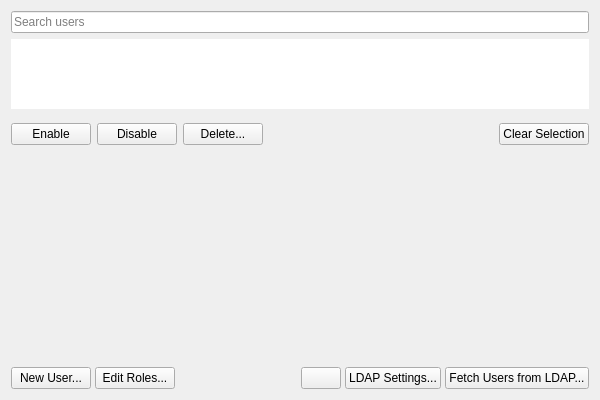
<?xml version="1.0" encoding="UTF-8"?>
<ui version="4.0">
 <class>QnUserManagementWidget</class>
 <widget class="QWidget" name="QnUserManagementWidget">
  <property name="geometry">
   <rect>
    <x>0</x>
    <y>0</y>
    <width>600</width>
    <height>400</height>
   </rect>
  </property>
  <layout class="QVBoxLayout" name="mainVerticalLayout" stretch="0,0">
   <item>
    <layout class="QVBoxLayout" name="verticalLayout" stretch="0,1,0,0">
     <item>
      <widget class="QLineEdit" name="filterLineEdit">
       <property name="placeholderText">
        <string>Search users</string>
       </property>
       <property name="clearButtonEnabled">
        <bool>true</bool>
       </property>
      </widget>
     </item>
     <item>
      <widget class="nx::vms::client::desktop::TreeView" name="usersTable">
       <property name="sizePolicy">
        <sizepolicy hsizetype="Expanding" vsizetype="Maximum">
         <horstretch>0</horstretch>
         <verstretch>0</verstretch>
        </sizepolicy>
       </property>
       <property name="focusPolicy">
        <enum>Qt::TabFocus</enum>
       </property>
       <property name="frameShape">
        <enum>QFrame::NoFrame</enum>
       </property>
       <property name="sizeAdjustPolicy">
        <enum>QAbstractScrollArea::AdjustToContents</enum>
       </property>
       <property name="selectionMode">
        <enum>QAbstractItemView::NoSelection</enum>
       </property>
       <property name="selectionBehavior">
        <enum>QAbstractItemView::SelectRows</enum>
       </property>
       <property name="rootIsDecorated">
        <bool>false</bool>
       </property>
       <property name="sortingEnabled">
        <bool>true</bool>
       </property>
       <property name="allColumnsShowFocus">
        <bool>true</bool>
       </property>
       <attribute name="headerStretchLastSection">
        <bool>false</bool>
       </attribute>
      </widget>
     </item>
     <item>
      <layout class="QHBoxLayout" name="horizontalLayout_1">
       <property name="topMargin">
        <number>8</number>
       </property>
       <property name="bottomMargin">
        <number>8</number>
       </property>
       <item>
        <widget class="QPushButton" name="enableSelectedButton">
         <property name="text">
          <string>Enable</string>
         </property>
        </widget>
       </item>
       <item>
        <widget class="QPushButton" name="disableSelectedButton">
         <property name="text">
          <string>Disable</string>
         </property>
        </widget>
       </item>
       <item>
        <widget class="QPushButton" name="deleteSelectedButton">
         <property name="text">
          <string>Delete...</string>
         </property>
        </widget>
       </item>
       <item>
        <spacer name="horizontalSpacer_1">
         <property name="orientation">
          <enum>Qt::Horizontal</enum>
         </property>
         <property name="sizeHint" stdset="0">
          <size>
           <width>40</width>
           <height>20</height>
          </size>
         </property>
        </spacer>
       </item>
       <item>
        <widget class="QPushButton" name="clearSelectionButton">
         <property name="text">
          <string>Clear Selection</string>
         </property>
        </widget>
       </item>
      </layout>
     </item>
     <item>
      <spacer name="verticalSpacer">
       <property name="orientation">
        <enum>Qt::Vertical</enum>
       </property>
       <property name="sizeHint" stdset="0">
        <size>
         <width>1</width>
         <height>1</height>
        </size>
       </property>
      </spacer>
     </item>
    </layout>
   </item>
   <item>
    <layout class="QHBoxLayout" name="horizontalLayout_2">
     <property name="spacing">
      <number>4</number>
     </property>
     <property name="topMargin">
      <number>0</number>
     </property>
     <item>
      <widget class="QPushButton" name="createUserButton">
       <property name="text">
        <string>New User...</string>
       </property>
      </widget>
     </item>
     <item>
      <widget class="QPushButton" name="rolesButton">
       <property name="text">
        <string>Edit Roles...</string>
       </property>
      </widget>
     </item>
     <item>
      <spacer name="horizontalSpacer_2">
       <property name="orientation">
        <enum>Qt::Horizontal</enum>
       </property>
       <property name="sizeHint" stdset="0">
        <size>
         <width>40</width>
         <height>0</height>
        </size>
       </property>
      </spacer>
     </item>
     <item>
      <widget class="nx::vms::client::desktop::HintButton" name="ldapTooltip" native="true"/>
     </item>
     <item>
      <widget class="QPushButton" name="ldapSettingsButton">
       <property name="text">
        <string>LDAP Settings...</string>
       </property>
      </widget>
     </item>
     <item>
      <widget class="QPushButton" name="fetchButton">
       <property name="text">
        <string>Fetch Users from LDAP...</string>
       </property>
      </widget>
     </item>
    </layout>
   </item>
  </layout>
 </widget>
 <customwidgets>
  <customwidget>
   <class>nx::vms::client::desktop::TreeView</class>
   <extends>QTreeView</extends>
   <header location="global">nx/vms/client/desktop/common/widgets/tree_view.h</header>
  </customwidget>
  <customwidget>
    <class>nx::vms::client::desktop::HintButton</class>
    <extends>QPushButton</extends>
    <header location="global">nx/vms/client/desktop/common/widgets/hint_button.h</header>
  </customwidget>
 </customwidgets>
 <tabstops>
  <tabstop>filterLineEdit</tabstop>
  <tabstop>usersTable</tabstop>
  <tabstop>enableSelectedButton</tabstop>
  <tabstop>disableSelectedButton</tabstop>
  <tabstop>deleteSelectedButton</tabstop>
  <tabstop>clearSelectionButton</tabstop>
  <tabstop>createUserButton</tabstop>
  <tabstop>rolesButton</tabstop>
  <tabstop>ldapSettingsButton</tabstop>
  <tabstop>fetchButton</tabstop>
 </tabstops>
 <resources/>
 <connections/>
</ui>
